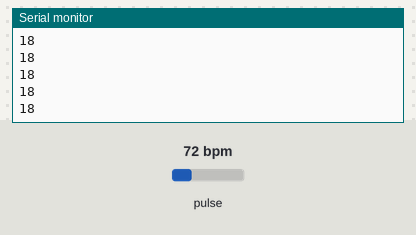
Bench run of a sketch on a simulated Arduino Uno, built with avr-gcc and run on an emulated ATmega328P. Parts: the last lines printed to the serial monitor. The inputs (shaded band) are chosen by the test bench; at power-on: pulse 72 bpm.

Above: at 1.2 s.
1.3 s: pulse set to 42 bpm
At 2.32 s:
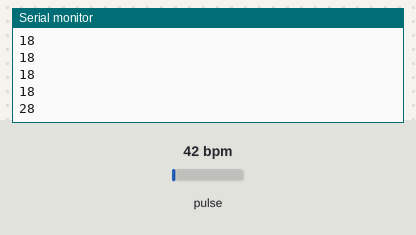
2.8 s: pulse set to 70 bpm
At 2.82 s:
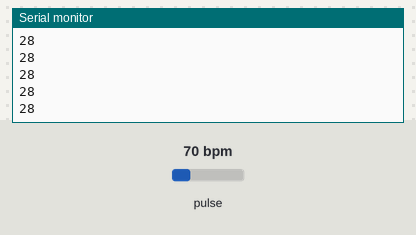
Timing chart, 0 to 5.8 s (numbered marks = the images above; inputs shaded):
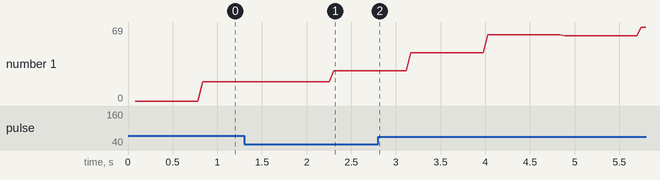

The sketch:

arduino_hr.ino
```cpp
#include <Wire.h>
#include "MAX30105.h"
#include "heartRate.h"

MAX30105 particleSensor;

const byte RATE_SIZE = 4;  // Number of measurements to average.
byte rates[RATE_SIZE];     // Array of heart rates.
byte rateSpot = 0;
long lastBeat = 0;  // Time at which the last beat occurred.

float beatsPerMinute;
int beatAvg;

void setup() {
  Serial.begin(9600);
  Serial.println("Initializing...");

  // Initialize sensor
  if (!particleSensor.begin(Wire, I2C_SPEED_FAST)) {
    Serial.println("MAX30102 was not found. Please check wiring/power. ");
    while (1)
      ;
  }
  Serial.println("Place your index finger on the sensor with steady pressure.");

  particleSensor.setup();                     // Configure sensor with default settings
  particleSensor.setPulseAmplitudeRed(0x0A);  // Turn Red LED to low to indicate sensor is running
  particleSensor.setPulseAmplitudeGreen(0);   // Turn off Green LED
}

void loop() {
  long irValue = particleSensor.getIR();

  if (checkForBeat(irValue) == true) {
    // Sensed a beat.
    long delta = millis() - lastBeat;
    lastBeat = millis();

    beatsPerMinute = 60 / (delta / 1000.0);

    if (beatsPerMinute < 255 && beatsPerMinute > 20) {
      rates[rateSpot++] = (byte)beatsPerMinute;
      rateSpot %= RATE_SIZE;

      // Calculate average.
      beatAvg = 0;
      for (byte x = 0; x < RATE_SIZE; x++)
        beatAvg += rates[x];
      beatAvg /= RATE_SIZE;
    }
  }

  // Serial.print("IR=");
  // Serial.print(irValue);
  // Serial.print(", BPM=");
  // Serial.print(beatsPerMinute);
  // Serial.print(", Avg BPM=");
  // Serial.print(beatAvg);

  if (irValue < 50000)
    Serial.print(" Is your finger on the sensor?");

  Serial.println(beatAvg);
  delay(40); // Roughly match CSI sample rate.
}
```

Measured:
- after the input at 1.3 s, the serial monitor: prints a new line after 1.0 s (image 1)
- plotted number 1: 18 → 28 after the input at 1.3 s, 28 → 69 after the input at 2.8 s
